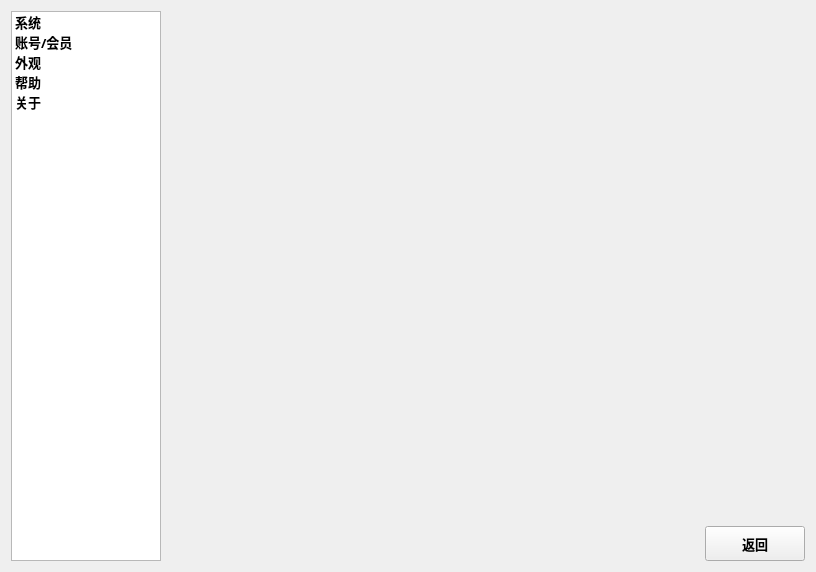
<?xml version="1.0" encoding="UTF-8"?>
<ui version="4.0">
 <class>SettingsUI</class>
 <widget class="QWidget" name="SettingsUI">
  <property name="geometry">
   <rect>
    <x>0</x>
    <y>0</y>
    <width>816</width>
    <height>572</height>
   </rect>
  </property>
  <property name="minimumSize">
   <size>
    <width>0</width>
    <height>0</height>
   </size>
  </property>
  <property name="windowTitle">
   <string>Form</string>
  </property>
  <layout class="QGridLayout" name="gridLayout">
   <item row="0" column="0" rowspan="2">
    <widget class="QListWidget" name="listWidget">
     <property name="sizePolicy">
      <sizepolicy hsizetype="Fixed" vsizetype="Preferred">
       <horstretch>0</horstretch>
       <verstretch>0</verstretch>
      </sizepolicy>
     </property>
     <property name="minimumSize">
      <size>
       <width>150</width>
       <height>0</height>
      </size>
     </property>
     <property name="maximumSize">
      <size>
       <width>150</width>
       <height>16777215</height>
      </size>
     </property>
     <property name="font">
      <font>
       <family>微软雅黑</family>
       <pointsize>10</pointsize>
       <bold>true</bold>
      </font>
     </property>
     <item>
      <property name="text">
       <string>系统</string>
      </property>
     </item>
     <item>
      <property name="text">
       <string>账号/会员</string>
      </property>
     </item>
     <item>
      <property name="text">
       <string>外观</string>
      </property>
     </item>
     <item>
      <property name="text">
       <string>帮助</string>
      </property>
     </item>
     <item>
      <property name="text">
       <string>关于</string>
      </property>
     </item>
    </widget>
   </item>
   <item row="0" column="1">
    <widget class="QStackedWidget" name="stackedWidget">
     <property name="minimumSize">
      <size>
       <width>0</width>
       <height>0</height>
      </size>
     </property>
     <property name="currentIndex">
      <number>4</number>
     </property>
     <widget class="QWidget" name="systemPage">
      <property name="minimumSize">
       <size>
        <width>0</width>
        <height>0</height>
       </size>
      </property>
     </widget>
     <widget class="QWidget" name="accountPage"/>
     <widget class="QWidget" name="appearancePage"/>
     <widget class="QWidget" name="helpPage"/>
     <widget class="QWidget" name="aboutPage"/>
    </widget>
   </item>
   <item row="1" column="1">
    <layout class="QHBoxLayout" name="horizontalLayout">
     <item>
      <spacer name="horizontalSpacer">
       <property name="orientation">
        <enum>Qt::Horizontal</enum>
       </property>
       <property name="sizeHint" stdset="0">
        <size>
         <width>40</width>
         <height>20</height>
        </size>
       </property>
      </spacer>
     </item>
     <item>
      <widget class="QPushButton" name="btnReturn">
       <property name="sizePolicy">
        <sizepolicy hsizetype="Fixed" vsizetype="Fixed">
         <horstretch>0</horstretch>
         <verstretch>0</verstretch>
        </sizepolicy>
       </property>
       <property name="minimumSize">
        <size>
         <width>100</width>
         <height>35</height>
        </size>
       </property>
       <property name="maximumSize">
        <size>
         <width>80</width>
         <height>35</height>
        </size>
       </property>
       <property name="font">
        <font>
         <family>微软雅黑</family>
         <pointsize>10</pointsize>
         <bold>true</bold>
        </font>
       </property>
       <property name="text">
        <string>返回</string>
       </property>
      </widget>
     </item>
    </layout>
   </item>
  </layout>
 </widget>
 <resources/>
 <connections/>
</ui>
